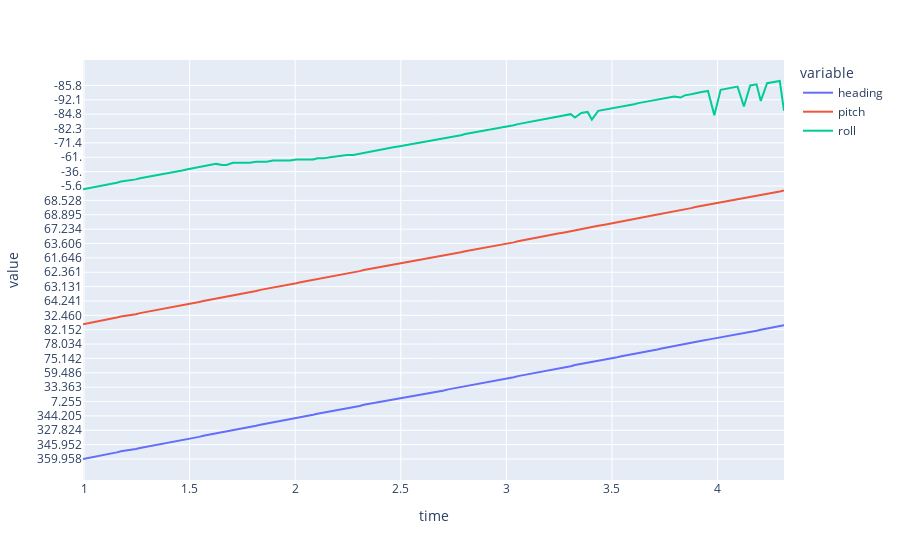

Here is the notebook cell this chart was saved with:
### Markdown cell above
## MPU9250 Data

### Code cell
mpudf = pd.DataFrame(data=[el.split() for el in df.query("tag == 'mpu9250' and type == 4").text],
                    index = df.query("tag == 'mpu9250' and type == 4").time/1000,
                    columns=["heading", "pitch", "roll"])
px.line(mpudf)
